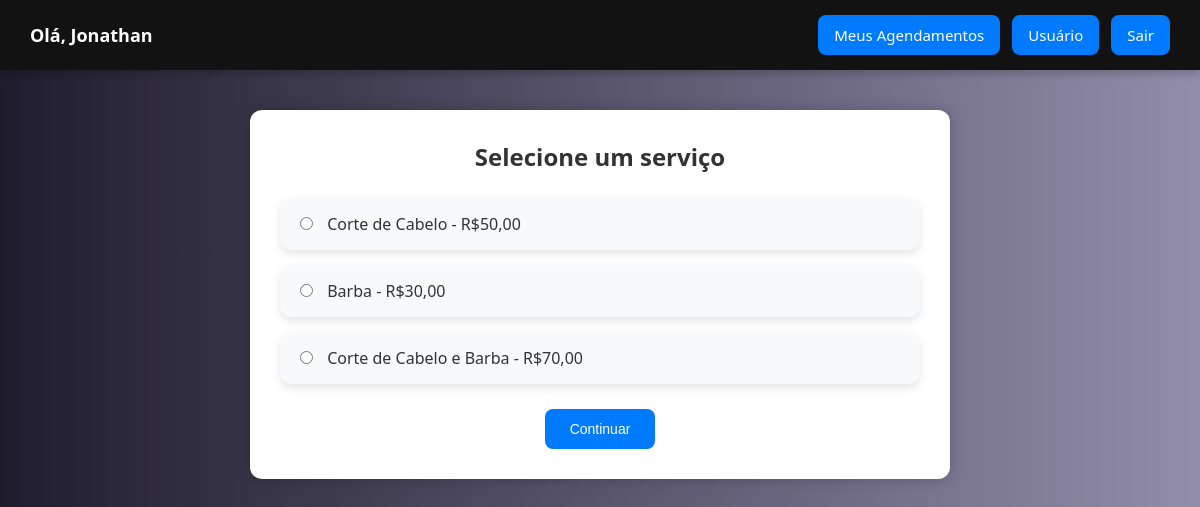
/servicos.php?barbeiro_id=8 (signed in), run on the app's committed database.
### tables this page shows
CREATE TABLE `servicos` (
  `servico_id` int(11) NOT NULL,
  `descricao` varchar(100) DEFAULT NULL,
  `duracao` int(11) DEFAULT NULL,
  `preco` decimal(10,2) DEFAULT NULL
);

### backend/buscar_servicos.php (called while the page is built, shortened)
<?php
function buscarServicos($barbeiro_id) {
    include 'conexao.php';
    $sql = "
        SELECT s.servico_id, s.descricao, s.duracao, s.preco
        FROM servicos s
        JOIN funcionario_servico fs ON s.servico_id = fs.servico_id
        WHERE fs.funcionario_id = ?
    ";
    $stmt = $conn->prepare($sql);
    $stmt->bind_param("i", $barbeiro_id);
    $stmt->execute();
    $result = $stmt->get_result();
    $servicos = [];
    while ($row = $result->fetch_assoc()) {
        $servicos[] = $row;
    }
    return $servicos;
}
?>

### servicos.php (the view, shortened to what this page needs)
<?php
include 'backend/buscar_servicos.php';
$barbeiro_id = $_GET['barbeiro_id'] ?? null;
$servicos = buscarServicos($barbeiro_id);
?>
<!DOCTYPE html>
<html lang="pt-BR">
<head>
</head>
<body>
    <div class="menu">
        <div class="logo">Olá, <?php echo htmlspecialchars($_SESSION['nome']); ?></div>
        <div class="menu-links">
            <a href="agendamentos.php">Meus Agendamentos</a>
            <a href="usuario.php">Usuário</a>
            <a href="backend/sair.php">Sair</a>
        </div>
    </div>
    <div class="container">
        <h2>Selecione um serviço</h2>
        <form action="agenda.php" method="GET" onsubmit="return validateForm()">
            <div class="services">
                <?php foreach ($servicos as $servico): ?>
                    <label class="service">
                        <input type="radio" name="servico_id" value="<?php echo $servico['servico_id']; ?>">
                        <?php echo "{$servico['descricao']} - R$" . number_format($servico['preco'], 2, ',', '.'); ?>
                    </label>
                <?php endforeach; ?>
            </div>
            <button type="submit">Continuar</button>
        </form>
    </div>
</body>
</html>

### servicos.php (style rules this page uses)
* { box-sizing: border-box; margin: 0; padding: 0; }
html { height: 100%; background: linear-gradient(to right, #1f1c2c, #928dab); }
body { font-family: 'Segoe UI', Tahoma, Geneva, Verdana, sans-serif; min-height: 100%; }
.menu { width: 100vw; background: #121212; padding: 15px 30px; display: flex; justify-content: space-between; align-items: center; box-shadow: 0 4px 8px rgba(0,0,0,0.2); position: sticky; top: 0; z-index: 100; }
.menu .logo { color: white; font-size: 18px; font-weight: bold; }
.menu .menu-links { display: flex; gap: 12px; }
.menu .menu-links a { color: white; text-decoration: none; font-size: 15px; padding: 10px 16px; background: #007bff; border-radius: 8px; transition: background 0.3s; }
.container { background: white; padding: 30px; border-radius: 12px; box-shadow: 0 0 15px rgba(0, 0, 0, 0.2); width: 95%; max-width: 700px; margin: 40px auto; text-align: center; }
h2 { color: #333; margin-bottom: 25px; }
.services { display: flex; flex-direction: column; gap: 15px; margin-top: 20px; text-align: left; }
.service { background: #f8f9fa; color: #333; padding: 15px 20px; border-radius: 12px; box-shadow: 0 4px 10px rgba(0, 0, 0, 0.1); cursor: pointer; transition: transform 0.2s, background 0.3s; }
.service input { margin-right: 10px; }
button[type="submit"] { background: #007bff; color: white; border: none; padding: 12px 25px; border-radius: 8px; font-size: 14px; cursor: pointer; margin-top: 25px; transition: background 0.3s; }

### data on the page
servicos: descricao "Corte de Cabelo", preco "50,00"
servicos: descricao "Barba", preco "30,00"
servicos: descricao "Corte de Cabelo e Barba", preco "70,00"

### other printed values
$_SESSION['nome'] "Jonathan"
